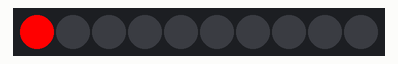
Simulated run of this sketch. Board: Arduino Uno, built with avr-gcc and run on an emulated ATmega328P. Parts: 10 RGB LEDs in strip order, left to right.

Above: at 0.12 s.
At 0.87 s:
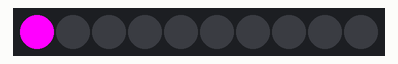

The sketch:

2-hex-color-to-strip.ino
```cpp
#include <Adafruit_NeoPixel.h>

#define PIN 6
#define AMOUNT_OF_LEDS 10
#define DELAY 250

Adafruit_NeoPixel strip = Adafruit_NeoPixel(AMOUNT_OF_LEDS, PIN, NEO_GRB + NEO_KHZ800);

void setup() {
  strip.begin();
  strip.show(); // Initialize all pixels to 'off'
}

void loop() {
  strip.setPixelColor(0, hexToColor(0xff0000));
  strip.show();
  delay(DELAY);
  strip.setPixelColor(0, hexToColor(0x00ff00));
  strip.show();
  delay(DELAY);
  strip.setPixelColor(0, hexToColor(0x0000ff));
  strip.show();
  delay(DELAY);
  strip.setPixelColor(0, hexToColor(0xff00ff));
  strip.show();
  delay(DELAY);
}

uint32_t hexToColor(uint32_t color) {
  uint8_t red = color >> 16 & 255;
  uint8_t green = color >> 8 & 255;
  uint8_t blue = color & 255;
  return strip.Color(red, green, blue);
}
```

Measured:
- by itself, everything shown: repeats every 1.0 s, in 4 steps
